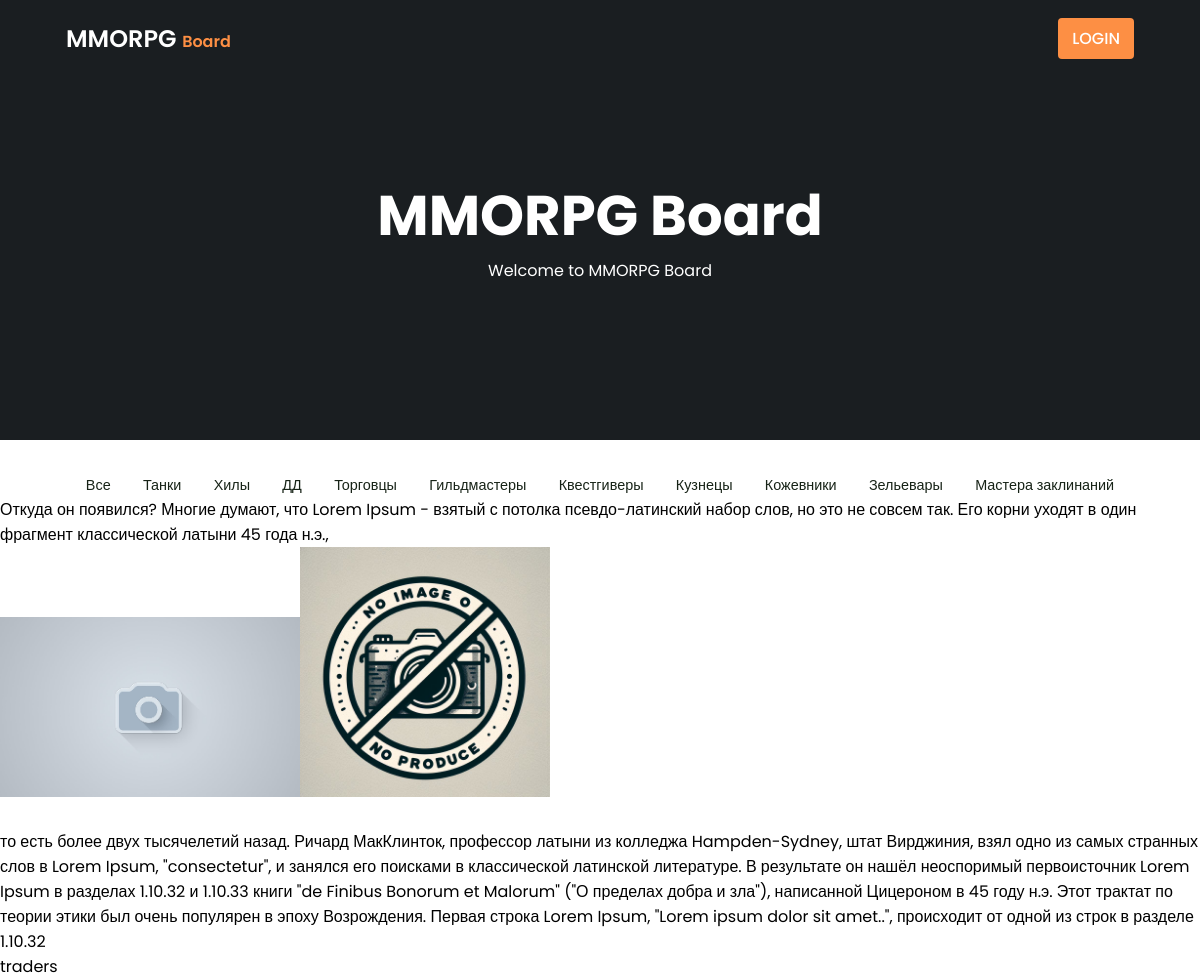
Screenshot of /post/3/ with the database file from the repository.
### bulletin_board/models.py (models this page shows, shortened)
class Post(models.Model):
    TYPE = [
        ('tanks', 'Танки'),
        ('healers', 'Хилы'),
        ('dd', 'ДД'),
        ('traders', 'Торговцы'),
        ('guildmasters', 'Гильдмастеры'),
        ('questgivers', 'Квестгиверы'),
        ('blacksmiths', 'Кузнецы'),
        ('letherworkers', 'Кожевники'),
        ('alchemists', 'Зельевары'),
        ('spellcasters', 'Мастера заклинаний')
    ]
    author = models.ForeignKey(settings.AUTH_USER_MODEL, on_delete=models.CASCADE)
    title = models.CharField(max_length=64)
    text = models.TextField()
    category = models.CharField(max_length=20, choices=TYPE)
    date = models.DateTimeField(auto_now_add=True)
    content = RichTextUploadingField(blank=True, null=True)

### bulletin_board/views.py (the view)
# urls.py: path('post/<int:pk>/', PostDetail.as_view(), name='post_detail'),
class PostDetail(DetailView):
    model = Post
    template_name = 'bulletin_board/post_detail.html'
    def get_context_data(self, **kwargs):
        context = super().get_context_data(**kwargs)
        context['post'] = context['object']
        return context

### mmorpg_board/context_processor.py (called while the page is built)
def get_context(request):
    context = {
        'login': AuthenticationForm()
    }
    return context

### bulletin_board/templates/bulletin_board/post_detail.html
{% extends 'base2.html' %}
{% block content %}
    {{ post.title }}
    {{ post.text }}
    {{ post.content|safe}}
    {{ post.category }}
{% endblock %}

### static/css/styles2.css (style rules this page uses)
* { font-family: 'Poppins', sans-serif; font-size: 16px; margin: 0; padding: 0; border: none; scroll-behavior: smooth; scroll-padding-top: 2rem; box-sizing: border-box; }
:root { --container-color: #1a1e21 ; --second-color: #fd8f44; --text-color: #172317; --bg-color: #fff; }
img { width: 100%; }

### rows the page displays
Post: title "Откуда он появился?", text "Многие думают, что Lorem Ipsum - взятый с потолка псевдо-латинский набор слов, но это не совсем так. Его корни уходят в один фрагмент классической латыни 45 года н.э.,", content (placeholder picture), content "то есть более двух тысячелетий назад. Ричард МакКлинток, профессор латыни из колледжа Hampden-Sydney, штат Вирджиния, взял одно из самых странных слов в Lorem Ipsum, \"consectetur\", и занялся его поисками в классической латинской литературе. В результате он нашёл неоспоримый первоисточник Lorem Ipsum в разделах 1.10.32 и 1.10.33 книги \"de Finibus Bonorum et Malorum\" (\"О пределах добра и зла\"), написанной Цицероном в 45 году н.э. Этот трактат по теории этики был очень популярен в эпоху Возрождения. Первая строка Lorem Ipsum, \"Lorem ipsum dolor sit amet..\", происходит от одной из строк в разделе 1.10.32", category "traders"
